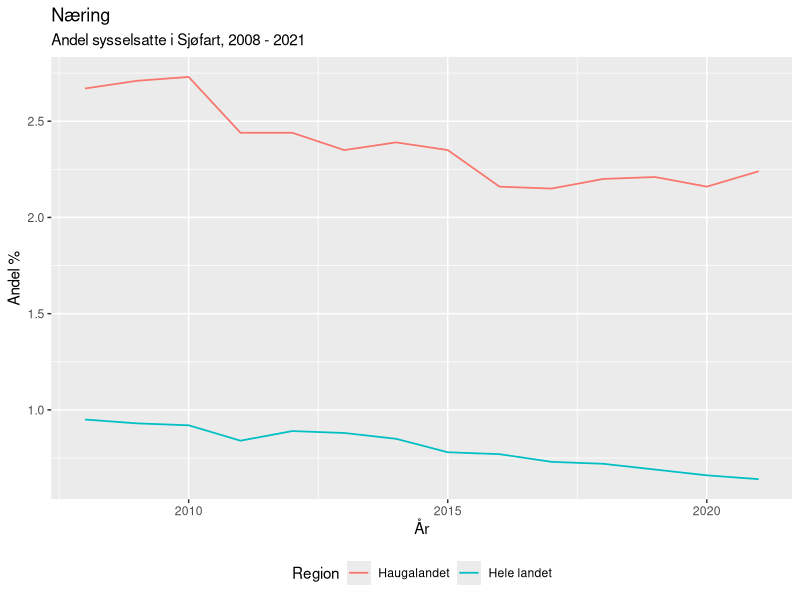
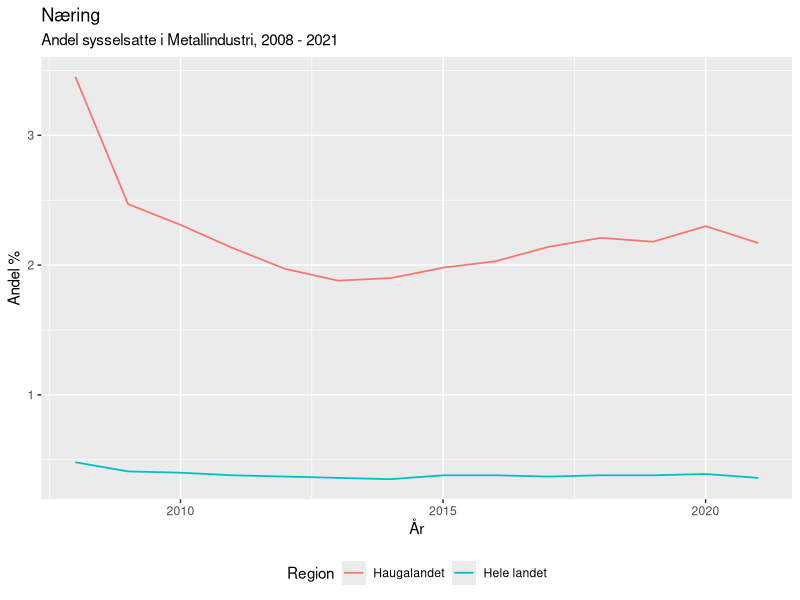
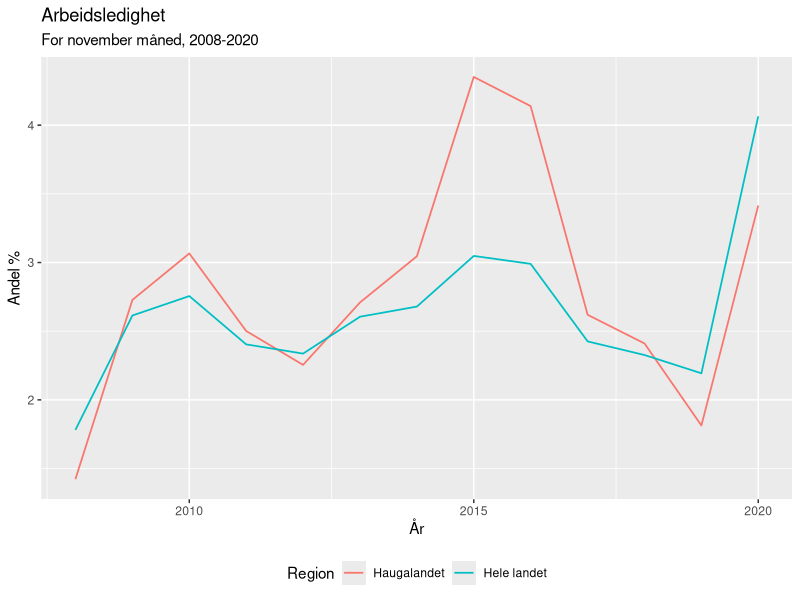

Reproduce these figures in R, in order. (Note: this script raises an error after producing the figures.)
## ---- chunk 1
library(tidyverse)
library(lubridate)
library(readr)
library(ggplot2)
library(dplyr)
library(readxl)
library(data.table)
knitr::opts_chunk$set(echo=FALSE)
## ---- chunk 2
Tab_13470_andeler_naering <- read_excel("Data_R_MSB_210/Tab_13470_andeler_naering.xlsx")
## ---- chunk 3
Tab_13470_andeler_naering <- Tab_13470_andeler_naering %>% 
  mutate(ar = make_date(Aar))
## ---- chunk 4
Tab_13470_andeler_naering %>%
  select(ar, Region, Andel, Naering) %>%
  filter(Naering %in% c("Sjøfart")
    ) %>%
  ggplot(mapping = aes(x = ar, y = Andel, colour = Region)) +
  geom_line(aes(group = Region), lwd = 0.6) +
  theme(legend.position = 'bottom')+
  xlab("År") +
  ylab("Andel %") +
  labs(colour = "Næring") %>% 
  ggtitle("Andel sysselsatte i Sjøfart, 2008 - 2021")
## ---- chunk 5
Tab_13470_andeler_naering %>%
  select(ar, Region, Andel, Naering) %>%
  filter(Naering %in% c("Metallindustri")
    ) %>%
  ggplot(mapping = aes(x = ar, y = Andel, colour = Region)) +
  geom_line(aes(group = Region), lwd = 0.6) +
  theme(legend.position = 'bottom')+
  xlab("År") +
  ylab("Andel %") +
  labs(colour = "Næring") %>% 
  ggtitle("Andel sysselsatte i Metallindustri, 2008 - 2021")
## ---- chunk 6
Tab_10539_13470_Nov <- read_excel("Data_R_MSB_210/Tab_10539_13470_Nov.xlsx")
## ---- chunk 7
Tab_10539_13470_Nov <- Tab_10539_13470_Nov %>% 
  mutate(ar = make_date(Aar))
## ---- chunk 8
Tab_10539_13470_Nov %>%
  select(ar, Region, Andel) %>%
  filter(Region %in% c("Haugalandet", "Hele landet")
    ) %>%
  ggplot(mapping = aes(x = ar, y = Andel, colour = Region)) +
  geom_line(aes(group = Region), lwd = 0.6) +
  theme(legend.position = 'bottom')+
  xlab("År") +
  ylab("Andel %") +
  labs(colour = "Arbeidsledighet") %>% 
  ggtitle("For november måned, 2008-2020")
## ---- chunk 9
Tab_13470_andeler_naering %>%
  select(aar, b_knavn_new, Ut_pendlere) %>%
  filter(b_knavn_new %in% c("Tysvær", "Karmøy", "Haugesund", "Bokn", "Utsira", "Vindafjord", "Etne", "Sveio", "Bømlo", "Stord", "Fitjar", "Tysnes")
    ) %>%
  ggplot(mapping = aes(x = aar, y = Ut_pendlere, colour = b_knavn_new)) +
  geom_line(aes(group = b_knavn_new), lwd = 0.6) +
  theme(legend.position = 'bottom')+
  xlab("År") +
  ylab("Utpendling %") +
  labs(colour = "Kommune")
